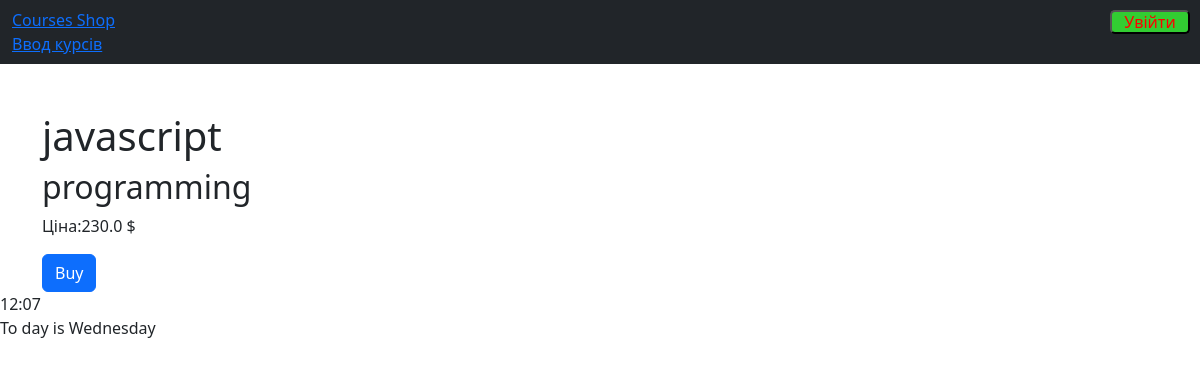
The page /shop/7 on the database its author committed.
### shop/models.py (models this page shows, shortened)
class Course(models.Model):
    title = models.CharField(max_length=255)
    price = models.FloatField(blank=True, null=True)
    students_qty = models.IntegerField(blank=True, null=True)
    reviews_qty = models.IntegerField(blank=True, null=True)
    category = models.ForeignKey(Category, on_delete=models.CASCADE)
    create_at = models.DateTimeField(default=timezone.now)
    foto = models.ImageField(upload_to='images',
                             help_text="Введіть зображення курсів",
                             verbose_name="Зображення курсів",
                             blank=True)
    class Meta:
        ordering = ['title']
        verbose_name = 'Назва курсів'

class Category(models.Model):
    title = models.CharField(max_length=255)
    create_at = models.DateTimeField(default=timezone.now)
    def __str__(self):
        return f"{self.title}"

### shop/views.py (the view)
# urls.py: path('<int:pk>', SingleCourse.as_view(), name='single'),
class SingleCourse(DetailView):
    template_name = 'shop/single_course.html'
    model = Course
    context_object_name = 'course'

### templates/shop/single_course.html (shortened to what this page needs)
{% extends 'base_2.html' %}
{% block content %}
    <h1 class="mt-5">{{course.title}}</h1>
    <h2>{{course.category}}</h2>
    <p>Ціна:{{course.price}} $</p>
    <button class="btn btn-primary">Buy</button>
{% endblock %}

### rows shown on the page
Course: title "javascript", category "programming", price "230.0"

### other values the page prints
{{ current_weekday }} "Wednesday"
